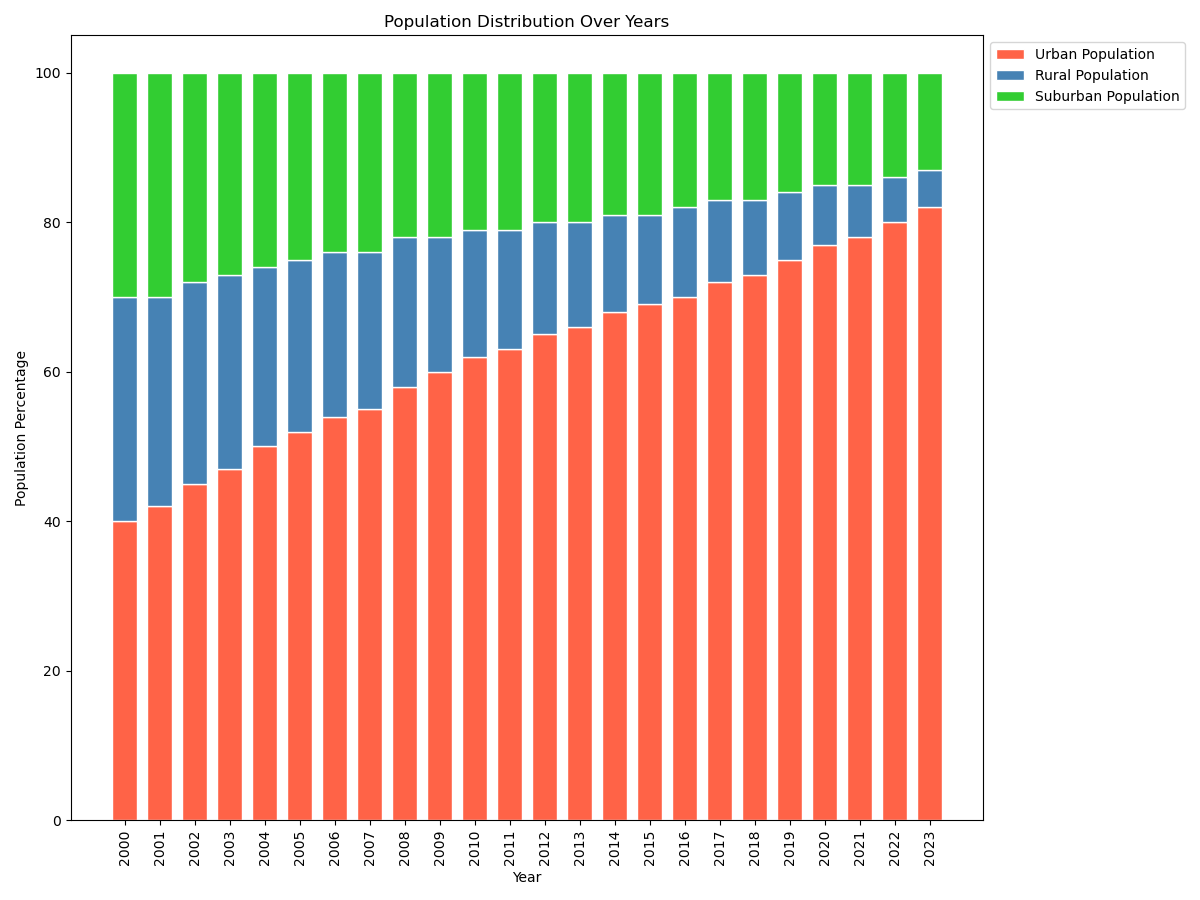

Python code for this plot:

import matplotlib.pyplot as plt
import numpy as np

# Data
years = ['2000', '2001', '2002', '2003', '2004', '2005', '2006', '2007', '2008', '2009', '2010', '2011', '2012', '2013', '2014', '2015', '2016', '2017', '2018', '2019', '2020', '2021', '2022', '2023']
urban_population = [40, 42, 45, 47, 50, 52, 54, 55, 58, 60, 62, 63, 65, 66, 68, 69, 70, 72, 73, 75, 77, 78, 80, 82]
rural_population = [30, 28, 27, 26, 24, 23, 22, 21, 20, 18, 17, 16, 15, 14, 13, 12, 12, 11, 10, 9, 8, 7, 6, 5]
suburban_population = [30, 30, 28, 27, 26, 25, 24, 24, 22, 22, 21, 21, 20, 20, 19, 19, 18, 17, 17, 16, 15, 15, 14, 13]

# Width and height of the chart
fig, ax = plt.subplots(figsize=(12, 9))

# Stacked bar chart
bar_width = 0.7
r = np.arange(len(years))

p1 = plt.bar(r, urban_population, color='#FF6347', edgecolor='white', width=bar_width)
p2 = plt.bar(r, rural_population, bottom=urban_population, color='#4682B4', edgecolor='white', width=bar_width)
p3 = plt.bar(r, suburban_population, bottom=np.array(urban_population) + np.array(rural_population), color='#32CD32', edgecolor='white', width=bar_width)

# Customizing the axes and title
plt.ylabel('Population Percentage')
plt.xlabel('Year')
plt.title('Population Distribution Over Years', loc='center')
plt.xticks(r, years, rotation=90)
plt.legend(['Urban Population', 'Rural Population', 'Suburban Population'], loc='upper left', bbox_to_anchor=(1, 1))

# Display the plot
plt.tight_layout()
plt.show()
